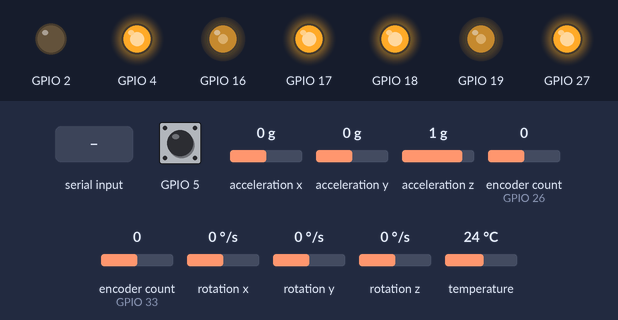
Simulated run of this program. Board: ESP32. On the bench: output pins drawn as LEDs (lit = HIGH). The test bench sets the inputs (shaded band); at power-on: GPIO 5 HIGH, acceleration y 0 g, acceleration x 0 g, acceleration z 1 g, encoder count (sensors on GPIO 26, GPIO 33) 0, rotation x 0 °/s, rotation y 0 °/s, rotation z 0 °/s, temperature 24 °C. Nothing arrives over Bluetooth unless stated; what the program prints to the serial monitor is not drawn.

Above: at 3.3 s.
3.4 s: GPIO 5 pulled LOW for 0.15 s
At 4.3 s:
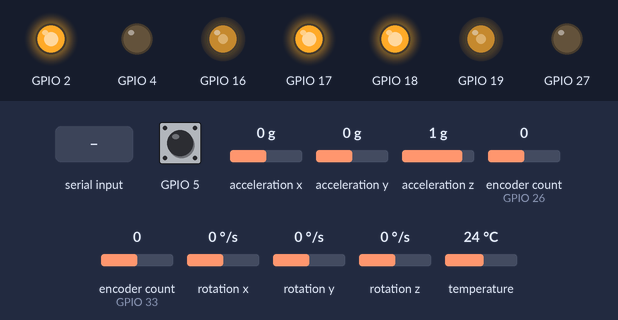
5.0 s: "C 1\n" received over the second serial link
At 5.7 s:
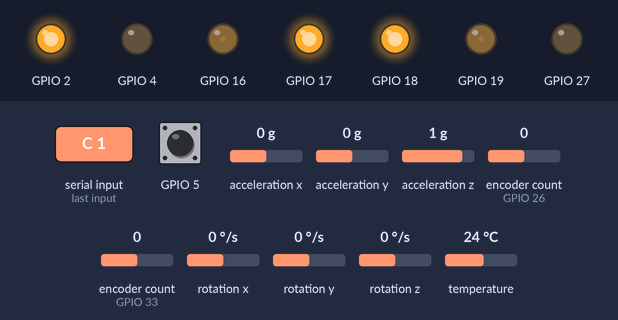
6.7 s: "consE 1\n" received over Serial
At 7.9 s:
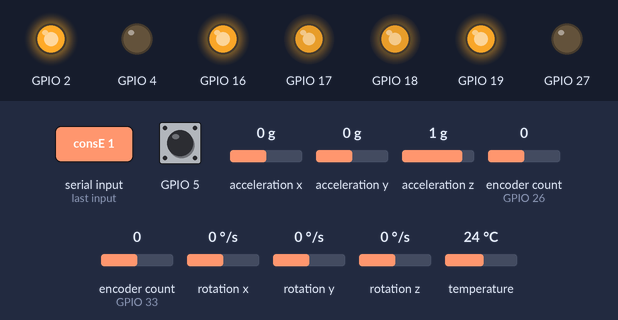
8.2 s: acceleration y set to -0.2 g
At 9.3 s:
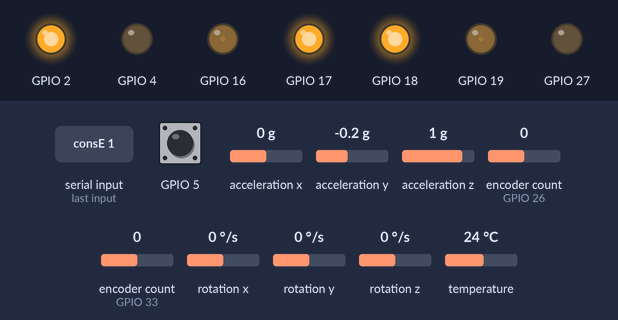
9.8 s: "consE\n" received over the second serial link
At 10.6 s:
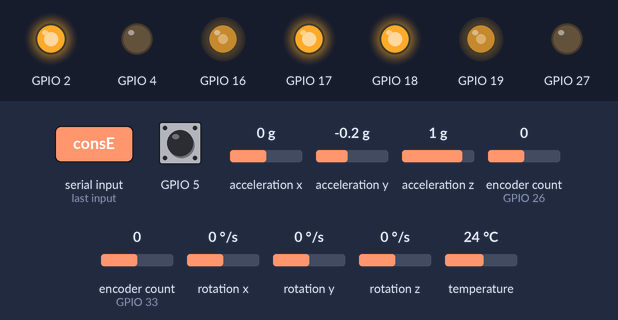
Timing chart, 0 to 12.3 s (numbered marks = the images above; inputs shaded):
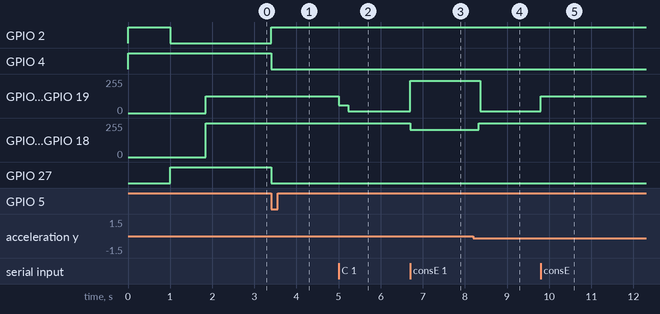

The program:

main.cpp
```cpp
#include <Arduino.h>
#include <MOTEUR.h>
#include "ENCODEUR.h"
#include "ALIMENTATION.h"
// #include "BluetoothTache.h"

#include <BluetoothSerial.h>
#include <String.h>
#include <Wire.h>

// Bibliotheque MPU 6050
#include <Adafruit_MPU6050.h>
#include <Adafruit_SSD1306.h>
#include <Adafruit_Sensor.h>

BluetoothSerial SerialBT;

// Declaration de class
Adafruit_MPU6050 mpu;
sensors_event_t a, g, temp;
// Déclaration des variable en globale et en float pour ne pas avoir de problème
float thetaG, thetaGF;
float thetaW, thetaWF;
float theta, somme_non_filtrer;

float Co = 3.245;
float Coprec = Co;
float Kd = 0.0845;
float ErreurPosAng;
float cons;
float consE = -0.0328;
float commande;
float commandeTraiter;
float commandeComp = 0.1566;
float vitesse;
float Kalpha = 4095.0;
int PWM;
float valeur;
int etat = 0;

extern float tension;
bool FlagCalcul = 0;
int asseractif = 0;
float Te = 5;    // période d'échantillonage en ms Mettre 10ms
float Tau = 175; // constante de temps du filtre en ms 1750ms

float TauW = 100;
float Kw = 21.6;
float Kwd = 2.64;
float CONSv;
float CONSvMax = 0.006;
float CONSvMIN = -1.0 * CONSvMax;
float CONSvPAS = CONSvMax / 100.0;
int direction;
float gauchedroit;
float consGaucheDroit;
float consGaucheDroitMAX = 0.2;
float consGaucheDroitPAS = consGaucheDroitMAX / 10.0;
// coefficient du filtre
float A, B;
int x = 0, y = 0;
unsigned long Intervalle_T = 50000;
unsigned long Echantillon_ms_precedent = 0;
void controle(void *parameters)
{
  // Demander a M.CLAMAINS toute information complémentaire sur la ligne suivante
  TickType_t xLastWakeTime;
  xLastWakeTime = xTaskGetTickCount();

  while (1)
  {
    santeAlim(0, 1);
    if (asseractif == 1)
    {
      /* if (y == 0)
       {
         if (millis() >= Echantillon_ms_precedent + Intervalle_T)
         {

           Echantillon_ms_precedent = millis();
           if (x == 1)
           {
             x = 3;
             Co = Coprec;
             y = 5;
           }
           if (x == 0)
           {
             x = 1;
             Co = 0;
             Intervalle_T = 800;
           }
         }
       }*/

      cons = CaclulVitesseAngulaireFiltre(Te, TauW, Kw, Kwd, CONSv);

      // Acquissition des toutes les mesures
      mpu.getEvent(&a, &g, &temp);

      // Calcul de théta a l'aide de l'accélération mesurer
      thetaG = (-1) * atan2(a.acceleration.y, a.acceleration.x); // Permet de calculer l'angle Théta G avec un angle dans la valeur est entier relatif
      // Calcul du Théta filtrer
      thetaGF = A * thetaG + B * thetaGF;

      // Calcul de théta a l'aide de la valeur mesurer par le gyroscope
      thetaW = g.gyro.z * Tau * 1e-3;
      // Calcul du thétaW filtrer
      thetaWF = A * thetaW + B * thetaWF;

      // Calcule de la somme permettant d'avoir un passe bande filtrer
      theta = thetaGF + thetaWF;

      ErreurPosAng = (cons + consE) - theta;
      commande = ErreurPosAng * Co + Kd * (-1) * g.gyro.z;
      if (commande < 0)
      {
        commandeTraiter = commande - commandeComp;
      }
      if (commande > 0)
      {
        commandeTraiter = commande + commandeComp;
      }
      if (commandeTraiter > 0.45)
      {
        commandeTraiter = 0.45;
      }
      else if (commandeTraiter < -0.45)
      {
        commandeTraiter = -0.45;
      }

      // Serial.printf("avance\n");

      vitesse = 0.5 + commandeTraiter;
      PWM = vitesse * Kalpha;
      Controle_Moteur_Droit(PWM + (gauchedroit * Kalpha));
      Controle_Moteur_Gauche(PWM - (gauchedroit * Kalpha));
    }
    if (asseractif == 0)
    {
      vitesse = 0.5;
      PWM = vitesse * Kalpha;
      Controle_Moteur_Droit(PWM);
      Controle_Moteur_Gauche(PWM);
    }
    // Mise a 1 du flag permettant ainsi dans le void loop de pouvoir effectuer l'affichage
    FlagCalcul = 1;
    vTaskDelayUntil(&xLastWakeTime, pdMS_TO_TICKS(Te));

    // Demander a M.CLAMAINS toute information complémentaire sur la ligne suivante
  }
}
void traitementBlutooth();
void rampe();

void setup()
{
  Serial.begin(115200);

  setAlim(2, 4, 27, 5, 36);
  Init_Pin_Moteur_Droit(19, 18);
  Init_Pin_Moteur_Gauche(16, 17);
  Serial.printf("Init Pin Moteur\n");
  delay(250);

  Config_Esp_Cannaux(19500, 12);
  Serial.printf("Init Canaux Moteur\n");
  delay(250);

  Init_Encondeur(33, 32, 26, 25);
  Serial.printf("Init   Encodeur\n");
  delay(250);

  // Permet la communication avec le terminal concu par M.GUINAND ou celui du PC
  // Test la communication avec le MPU 6050
  if (!mpu.begin())
  {
    Serial.println("Sensor init failed");
    while (1)
      yield();
  }
  Serial.println("Found a MPU-6050 sensor");
  // On augmente la précision de la mesure effectuer avec le gyroscope
  mpu.setGyroRange(MPU6050_RANGE_2000_DEG);

  // Demander a M.CLAMAINS toute information complémentaire sur la ligne suivante
  xTaskCreate(
      controle,   // nom de la fonction
      "controle", // nom de la tache que nous venons de vréer
      10000,      // taille de la pile en octet
      NULL,       // parametre
      1,          // tres haut niveau de priorite
      NULL        // descripteur
  );

  delay(250);
  // setBlutTache();
  SerialBT.begin("JSP NAME");

  // calcul coeff filtre
  A = 1 / (1 + Tau / Te);
  B = Tau / Te * A;
  Serial.printf("Finish");
}

void loop()
{
  if (FlagCalcul == 1) // Affichage des données
  {
    traitementBlutooth();
    rampe();
    /**/
    if (millis() >= Echantillon_ms_precedent + Intervalle_T)
    {

      Echantillon_ms_precedent = millis();
      santeAlim(0, 2);
      SerialBT.printf("*G%2.1f", (tension * 10.0));
      // Serial.printf("*G%2.1f\n", (tension * 10.0));
    }
    // On affiche sur le terminal les informations souhaité
    // Serial.printf("%4.4f %4.4f %4.4f %4.4f \n", theta, commande, vitesse);
    // Mise a 0 du flag
    FlagCalcul = 0;
  }
}

void reception(char ch)
{

  static int i = 0;
  static String chaine = "";
  String commande;
  String valeur;
  int index, length;

  if ((ch == 13) or (ch == 10))
  {
    index = chaine.indexOf(' ');
    length = chaine.length();
    if (index == -1)
    {
      commande = chaine;
      valeur = "";
    }
    else
    {
      commande = chaine.substring(0, index);
      valeur = chaine.substring(index + 1, length);
    }

    if (commande == "Tau")
    {
      Tau = valeur.toFloat();
      // calcul coeff filtre
      A = 1 / (1 + Tau / Te);
      B = Tau / Te * A;
    }
    if (commande == "Te")
    {
      Te = valeur.toInt();
    }
    if (commande == "C")
    {
      Co = valeur.toFloat();
    }
    if (commande == "Kd")
    {
      Kd = valeur.toFloat();
    }
    if (commande == "consE")
    {
      consE = valeur.toFloat();
      // Serial.println(consE);
    }
    if (commande == "Kw")
    {
      Kw = valeur.toFloat();
    }
    if (commande == "Kwd")
    {
      Kwd = valeur.toFloat();
    }

    if (commande == "consVit")
    {
      CONSv = valeur.toFloat();
    }
    chaine = "";
  }
  else
  {
    chaine += ch;
  }
}

void serialEvent()
{
  while (Serial.available() > 0) // tant qu'il y a des caractères à lire
  {
    reception(Serial.read());
  }
}

void traitementBlutooth()
{
  int mouvement = 0;
  /*
  if (SerialBT.available())
  {
    static int p = 0;
    static String chaine = "";
    String commande;
    String valeur;
    int index, length;
    char recept = SerialBT.read();
    // Serial.println(recept);

    if ((recept == '#'))
    {
      // Serial.printf("J'ai recu le caractere de fin de chaine\n");
      index = chaine.indexOf(' ');
      length = chaine.length();
      if (index == -1)
      {
        commande = chaine;
        valeur = "";
      }
      else
      {
        commande = chaine.substring(0, index);
        valeur = chaine.substring(index + 1, length);
      }

      if (commande == "S")
      {
        float test = valeur.toFloat();
        Serial.print("Test : ");
        Serial.println(test);
      }
      if (commande == "d")
      {
        Serial.printf("Cesam FERME toi");
        Serial.println();
        closeRelais();
      }
      chaine = "";
    }
    else
    {
      chaine += recept;
    }
  }
*/
  /**/
  if (SerialBT.available())
  {

    int caractere = SerialBT.read();
    // Serial.println(SerialBT.read());
    if (caractere == 'C')
    {
      asseractif = 1;
      // Serial.printf("actif\n");
      // Serial.println(asseractif);
    }
    if (caractere == 'c')
    {
      asseractif = 0;
      // Serial.printf("non actif\n");
      // Serial.println(asseractif);
    }

    if (caractere == 'D')
    {
      // santeAlim(0, 0);
      // Serial.printf("Cesam OUVRE toi");
      // Serial.println();
      openRelais();
      // delay(1000);
    }
    if (caractere == 'd')
    {
      // Serial.printf("Cesam FERME toi");
      // Serial.println();
      closeRelais();
    }

    switch (caractere)
    {

    case '0':
      direction = 0;
      break;
    case '1':
      // CONSv = 0.005;
      direction = 1;
      // Serial.printf("UP\n");

      break;
    case '2':
      // Serial.printf("Droit\n");
      direction = 2;
      break;
    case '3':
      direction = 3;
      // Serial.printf("DOWN\n\n");
      // CONSv = -0.0083;
      break;

    case '4':
      direction = 4;
      // Serial.printf("Gauche\n");

      break;

    default:
      break;
    }
    /*
        switch (etat)
        {
        case 0:
          if (caractere == 'T') // Est ce que j'ai recu l'information
          {

            etat = 1;
            valeur = 0;
          }

          break;
        case 1: //
          if ((caractere >= '0') && (caractere <= '9'))
          {
            valeur = valeur * 10 + caractere - '0';
          }
          else if (caractere == 't')
          {
            consE = (-1.0)*valeur /10000.0;
            SerialBT.printf("*w %f",consE);

            // Serial.printf("\nValeur %d\n", valeur);

            // CONSv = valeur / 100.0 * (0.0083 +0.0083) - 0.0083;
            // Serial.printf("\nValeur %4.4f\n", CONSv);

            etat = 0;
          }
          else
          {
            Serial.printf("Message non compris\n");

            etat = 0;
          }
          break;
        }*/
  }
}

void rampe()
{
  if (direction == 0)
  {
    gauchedroit = 0;
    CONSv = 0;
  }
  if (direction == 1)
  {
    if (CONSv <= CONSvMax)
    {
      // Serial.printf("++++\n");
      CONSv += CONSvPAS;
    }
    // asservissementEncodeur(PWM);
  }
  if (direction == 3)
  {
    if (CONSv >= CONSvMIN)
    {
      // Serial.printf("----\n");
      CONSv -= CONSvPAS;
    }
    // asservissementEncodeur(PWM);
  }
  if (direction == 2)
  {
    // Serial.printf("Tour DROIT\n");
    /* if (consGaucheDroit > ((-1.0) * consGaucheDroitMAX))
        {
          consGaucheDroit -= consGaucheDroitPAS;
        }*/
    gauchedroit = -0.15;
  }

  if (direction == 4)
  {
    // Serial.printf("Tour GAUCHE\n");
    /* if (consGaucheDroit < consGaucheDroitMAX)
     {
       consGaucheDroit += consGaucheDroitPAS;
     }*/
    gauchedroit = 0.15;
  }
}
```

Measured:
- the behaviour switches between 0 and -0.1 g on acceleration y (found by bisection; images 3 and 4)
- after the input at 3.4 s, GPIO 2: LOW → HIGH at once; GPIO 4, GPIO 27: HIGH → LOW at once
- after the input at 5.0 s, GPIO 16, GPIO 19: 127/255 → 60/255 at once, → 13/255 0.22 s later
- after the input at 6.7 s, GPIO 16, GPIO 19: 13/255 → 242/255 at once; GPIO 17, GPIO 18: 255/255 → 204/255 at once
- after the input at 8.2 s, GPIO 16, GPIO 19: 242/255 → 13/255 after 0.17 s; GPIO 17, GPIO 18: 204/255 → 255/255 after 0.12 s
- after the input at 9.8 s, GPIO 16, GPIO 19: 13/255 → 127/255 at once
